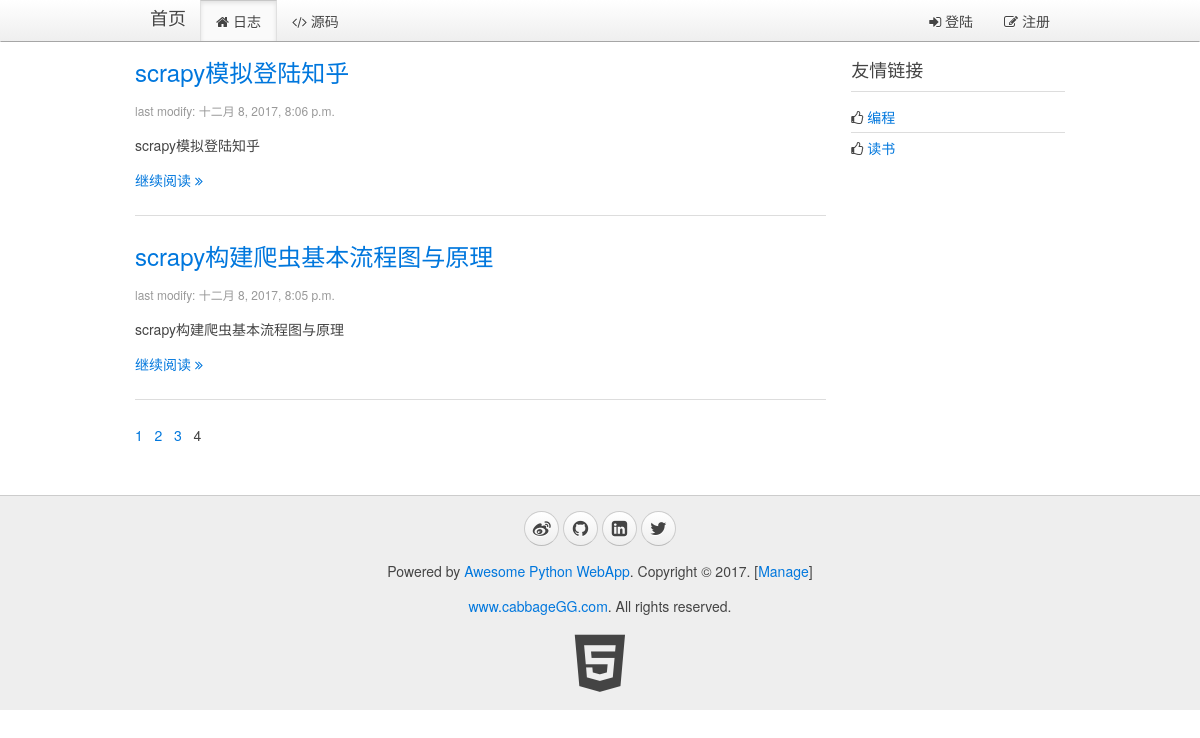
Before: /?p=4 with the older database file.
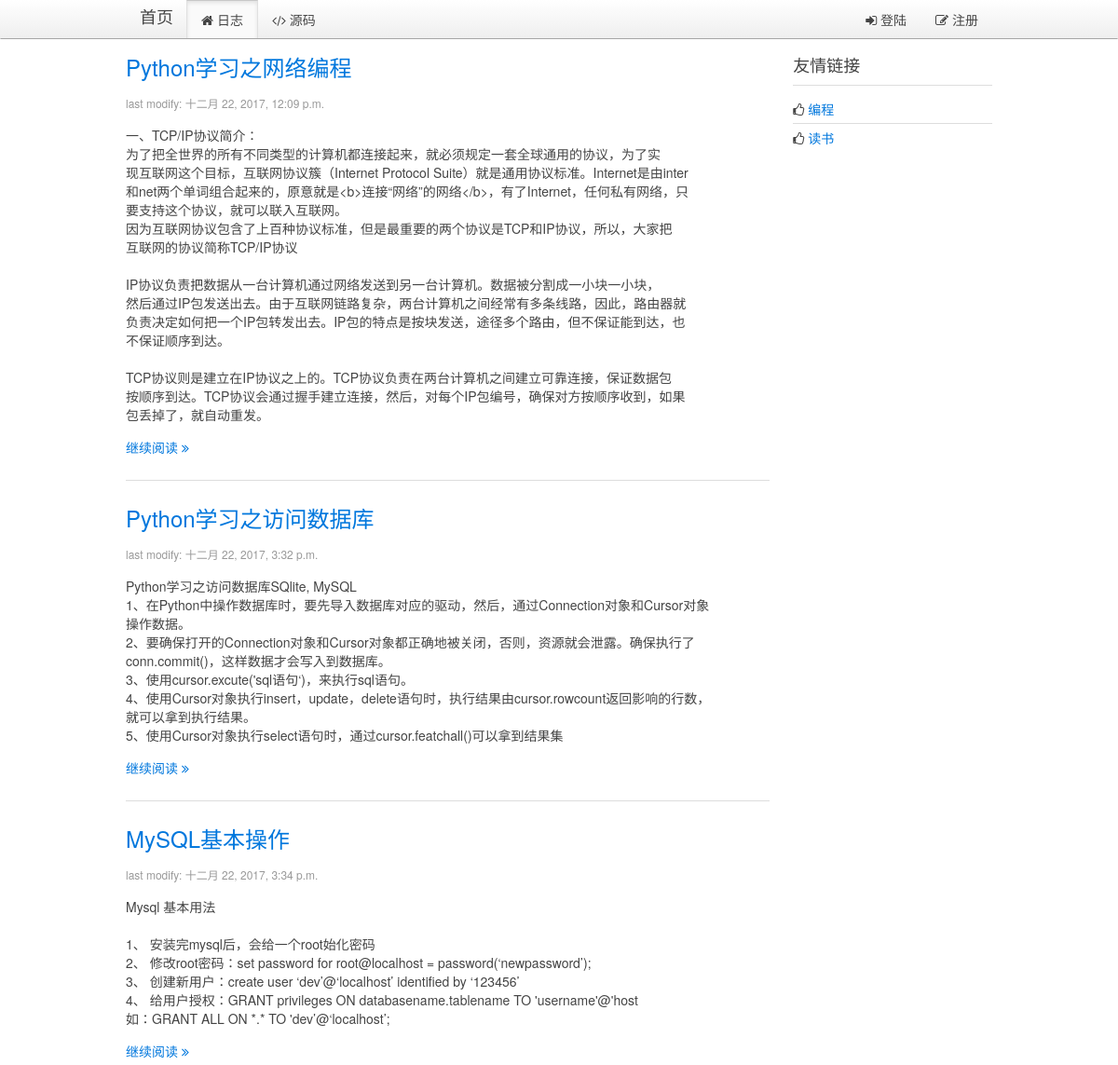
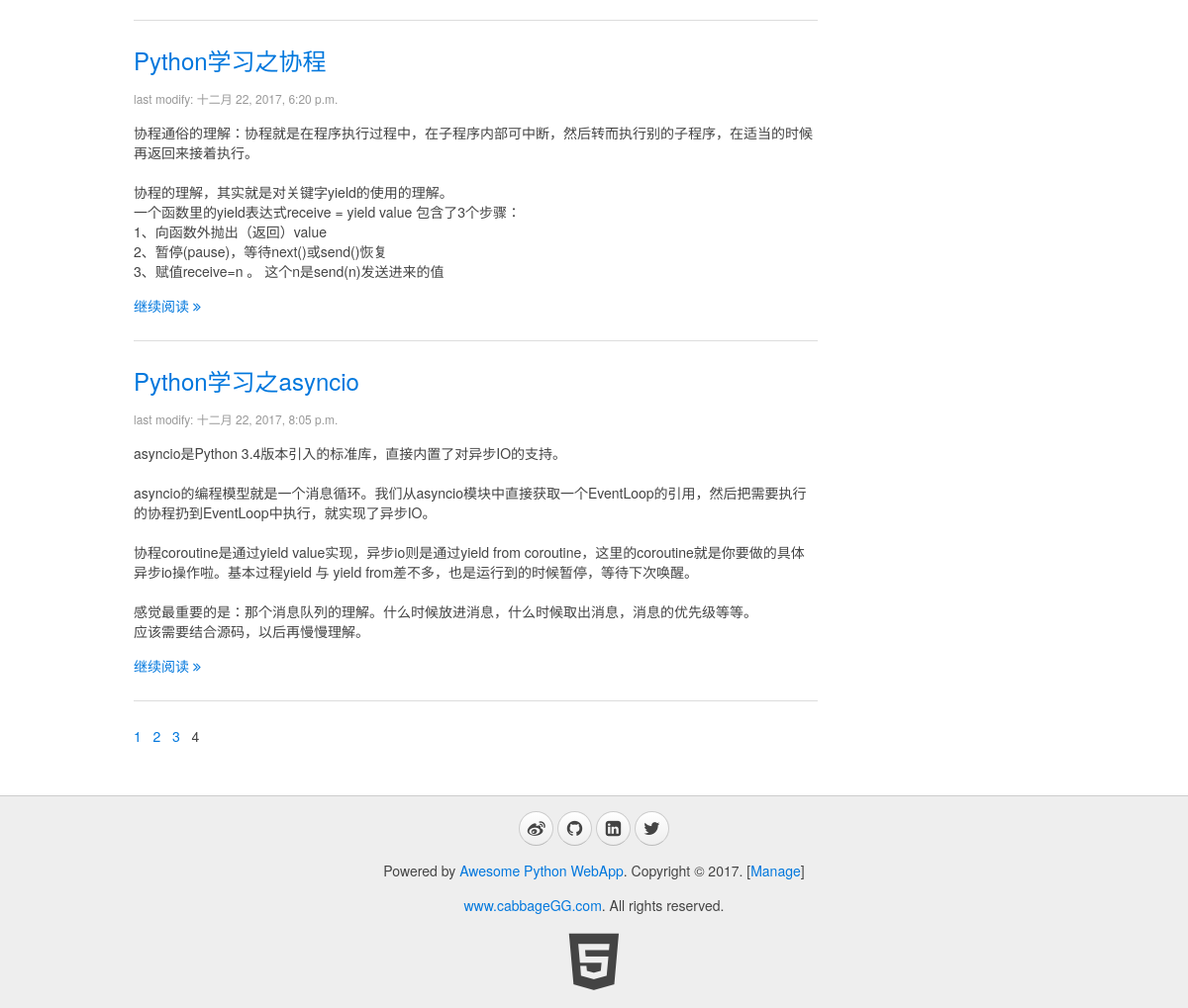
After: the same page with the newer database file (2 pictures, top to bottom).
### blog/models.py (models this page shows, shortened)
class Blog(models.Model):
    title = models.CharField(max_length=32, default="Title")
    content = models.TextField(null=True)
    summary = models.TextField(null=True)
    create_time = models.DateTimeField(null=True)

### blog/views.py (the view)
# urls.py: url(r'^$',views.blogs, name="index"),
def index(request):
    userinfo = ""
    account = request.COOKIES.get("account","")
    if account:
        userinfo = models.User.objects.filter(account=account)
        if userinfo:
            userinfo = userinfo[0]
    page = int(request.GET.get("p", "1"))
    first = (page - 1)*10
    end = first + 10
    blogs = models.Blog.objects.all()
    total_nums = len(blogs)
    if (total_nums % 10) > 0:
        page_nums = int(total_nums/10) + 1
    else:
        page_nums = int(total_nums/10)
    page_nums = range(0, page_nums)
    blogs = blogs[first:end]
    page = page - 1
    return render(request, "blog/index.html", {"blogs": blogs, "page":page, "page_nums":page_nums, "userinfo":userinfo})

### blog/templates/blog/index.html (shortened to what this page needs)
{% extends '__base__.html' %}
{% block content %}
    <div class="uk-width-medium-3-4">
    {% for blog in blogs %}
        <article class="uk-article">
            <h2><a href="/blog/page/{{ blog.id }}">{{ blog.title }}</a></h2>
            <p class="uk-article-meta">last modify: {{ blog.create_time }}</p>
            <p>{{ blog.summary | linebreaksbr }}</p>
            <p><a href="/blog/page/{{ blog.id }}">继续阅读 <i class="uk-icon-angle-double-right"></i></a></p>
        </article>
        <hr class="uk-article-divider">
    {% endfor %}
        <div class="page">
        {% for page_num in page_nums %}
            {% if page_num == page %}
                <span>{{ page_num|add:"1" }}&nbsp;&nbsp;</span>
            {% else %}
                <a href="?p={{ page_num|add:"1" }}"><span>{{ page_num|add:"1" }}&nbsp;&nbsp;</span></a>
            {% endif %}
        {% endfor %}
        </div>
    </div>
    <div class="uk-width-medium-1-4">
        <div class="uk-panel uk-panel-header">
            <h3 class="uk-panel-title">友情链接</h3>
            <ul class="uk-list uk-list-line">
                <li><i class="uk-icon-thumbs-o-up"></i> <a target="_blank" href="https://github.com/cabbageGG">编程</a></li>
                <li><i class="uk-icon-thumbs-o-up"></i> <a target="_blank" href="http://blog.jobbole.com/all-posts/">读书</a></li>
            </ul>
        </div>
    </div>
{% endblock %}

### blog/templates/__base__.html (shortened to what this page needs)
<!DOCTYPE html>
<html>
{% load staticfiles %}
<head>
    <link rel="stylesheet" href="{% static 'css/uikit.min.css' %}">
    <link rel="stylesheet" href="{% static 'css/uikit.gradient.min.css' %}">
    <link rel="stylesheet" href="{% static 'css/awesome.css' %}" />
</head>
<body>
    <nav class="uk-navbar uk-navbar-attached uk-margin-bottom">
        <div class="uk-container uk-container-center">
            <a href="{% url 'blog:index' %}" class="uk-navbar-brand">首页</a>
            <ul class="uk-navbar-nav">
                <li data-url="blogs"><a href="{% url 'blog:index' %}"><i class="uk-icon-home"></i> 日志</a></li>
                <li><a target="_blank" href="https://github.com/cabbageGG/myblog"><i class="uk-icon-code"></i> 源码</a></li>
            </ul>
            <div class="uk-navbar-flip">
                <ul class="uk-navbar-nav">
                {% if userinfo %}
                    <li class="uk-parent" data-uk-dropdown>
                        <a href="#0"><i class="uk-icon-user"></i> {{ userinfo.name }}</a>
                        <div class="uk-dropdown uk-dropdown-navbar">
                            <ul class="uk-nav uk-nav-navbar">
                                <li><a href="{% url 'blog:signout' %}"><i class="uk-icon-sign-out"></i> 登出</a></li>
                                <li><a href="{% url 'blog:uploadImg' %}"><i class="uk-icon-sign-out"></i>上传头像</a></li>
                            </ul>
                        </div>
                    </li>
                {% else %}
                    <li><a href="{% url 'blog:signin' %}"><i class="uk-icon-sign-in"></i> 登陆</a></li>
                    <li><a href="{% url 'blog:register' %}"><i class="uk-icon-edit"></i> 注册</a></li>
                {% endif %}
                </ul>
            </div>
        </div>
    </nav>
    <div class="uk-container uk-container-center">
        <div class="uk-grid">
            {% block content %}
            {% endblock %}
        </div>
    </div>
    <div class="uk-margin-large-top" style="background-color:#eee; border-top:1px solid #ccc;">
        <div class="uk-container uk-container-center uk-text-center">
            <div class="uk-panel uk-margin-top uk-margin-bottom">
                <p>
                    <a target="_blank" href="http://weibo.com/" class="uk-icon-button uk-icon-weibo"></a>
                    <a target="_blank" href="https://github.com/cabbageGG" class="uk-icon-button uk-icon-github"></a>
                    <a target="_blank" href="http://www.linkedin.com/" class="uk-icon-button uk-icon-linkedin-square"></a>
                    <a target="_blank" href="https://twitter.com/" class="uk-icon-button uk-icon-twitter"></a>
                </p>
                <p>Powered by <a href="https://github.com/cabbageGG">Awesome Python WebApp</a>. Copyright &copy; 2017. [<a href="/admin/" target="_blank">Manage</a>]</p>
                <p><a href="https://github.com/cabbageGG" target="_blank">www.cabbageGG.com</a>. All rights reserved.</p>
                <a target="_blank" href="http://www.w3.org/TR/html5/"><i class="uk-icon-html5" style="font-size:64px; color: #444;"></i></a>
            </div>
        </div>
    </div>
</body>
</html>

Changed rows visible on the page:
removed Blog: title "scrapy模拟登陆知乎", create_time "十二月 8, 2017, 8:06 p.m.", summary "scrapy模拟登陆知乎"
removed Blog: title "scrapy构建爬虫基本流程图与原理", create_time "十二月 8, 2017, 8:05 p.m.", summary "scrapy构建爬虫基本流程图与原理"
added Blog: title "Python学习之网络编程", create_time "十二月 22, 2017, 12:09 p.m.", summary "一、TCP/IP协议简介： 为了把全世界的所有不同类型的计算机都连接起来，就必须规定一套全球通用的协议，为了实 现互联网这个目标，互联网协议簇（Internet Protocol Suite）就是通用协议标准。Internet是由inter 和net两个单词组合起来的，原意就是<b>连接“网络”的网络</b>，有了Internet，任何私有网络，只 要支持这个协议，就可以联入互联网。 因为互联网协议包含了上百种协议标准，但是最重要的两个协议是TCP和IP协议，所以，大家把 互联网的协议简称TCP/IP协议 IP协议负责把数据从一台计算机通过网络发送到另一台计算机。数据被分割成一小块一小块， 然后通过IP包发送出去。由于互联网链路复杂，两台计算机之间经常有多条线路，因此，路由器就 负责决定如何把一个IP包转发出去。IP包的特点是按块发送，途径多个路由，但不保证能到达，也 不保证顺序到达。 TCP协议则是建立在IP协议之上的。TCP协议负责在两台计算机之间建立可靠连接，保证数据包 按顺序到达。TCP协议会通过握手建立连接，然后，对每个IP包编号，确保对方按顺序收到，如果 包丢掉了，就自动重发。"
added Blog: title "Python学习之访问数据库", create_time "十二月 22, 2017, 3:32 p.m.", summary "Python学习之访问数据库SQlite, MySQL 1、在Python中操作数据库时，要先导入数据库对应的驱动，然后，通过Connection对象和Cursor对象 操作数据。 2、要确保打开的Connection对象和Cursor对象都正确地被关闭，否则，资源就会泄露。确保执行了 conn.commit()，这样数据才会写入到数据库。 3、使用cursor.excute('sql语句‘)，来执行sql语句。 4、使用Cursor对象执行insert，update，delete语句时，执行结果由cursor.rowcount返回影响的行数， 就可以拿到执行结果。 5、使用Cursor对象执行select语句时，通过cursor.featchall()可以拿到结果集"
added Blog: title "MySQL基本操作", create_time "十二月 22, 2017, 3:34 p.m.", summary "Mysql 基本用法 1、 安装完mysql后，会给一个root始化密码 2、 修改root密码：set password for root@localhost = password(‘newpassword’); 3、 创建新用户：create user ‘dev’@‘localhost’ identified by ‘123456’ 4、 给用户授权：GRANT privileges ON databasename.tablename TO 'username'@'host 如：GRANT ALL ON *.* TO 'dev’@‘localhost’;"
added Blog: title "Python学习之协程", create_time "十二月 22, 2017, 6:20 p.m.", summary "协程通俗的理解：协程就是在程序执行过程中，在子程序内部可中断，然后转而执行别的子程序，在适当的时候再返回来接着执行。 协程的理解，其实就是对关键字yield的使用的理解。 一个函数里的yield表达式receive = yield value 包含了3个步骤： 1、向函数外抛出（返回）value 2、暂停(pause)，等待next()或send()恢复 3、赋值receive=n 。 这个n是send(n)发送进来的值"
added Blog: title "Python学习之asyncio", create_time "十二月 22, 2017, 8:05 p.m.", summary "asyncio是Python 3.4版本引入的标准库，直接内置了对异步IO的支持。 asyncio的编程模型就是一个消息循环。我们从asyncio模块中直接获取一个EventLoop的引用，然后把需要执行的协程扔到EventLoop中执行，就实现了异步IO。 协程coroutine是通过yield value实现，异步io则是通过yield from coroutine，这里的coroutine就是你要做的具体异步io操作啦。基本过程yield 与 yield from差不多，也是运行到的时候暂停，等待下次唤醒。 感觉最重要的是：那个消息队列的理解。什么时候放进消息，什么时候取出消息，消息的优先级等等。 应该需要结合源码，以后再慢慢理解。"
